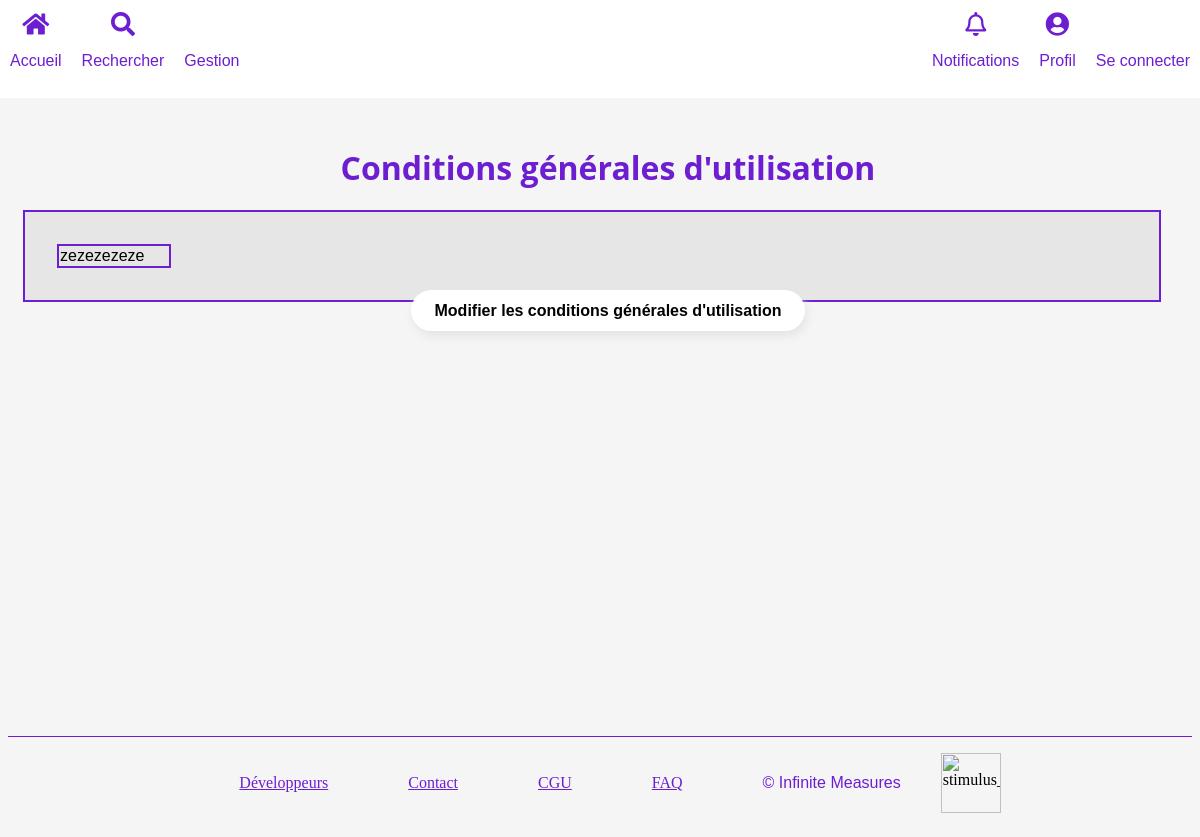
Before: /cgus with the older database file.
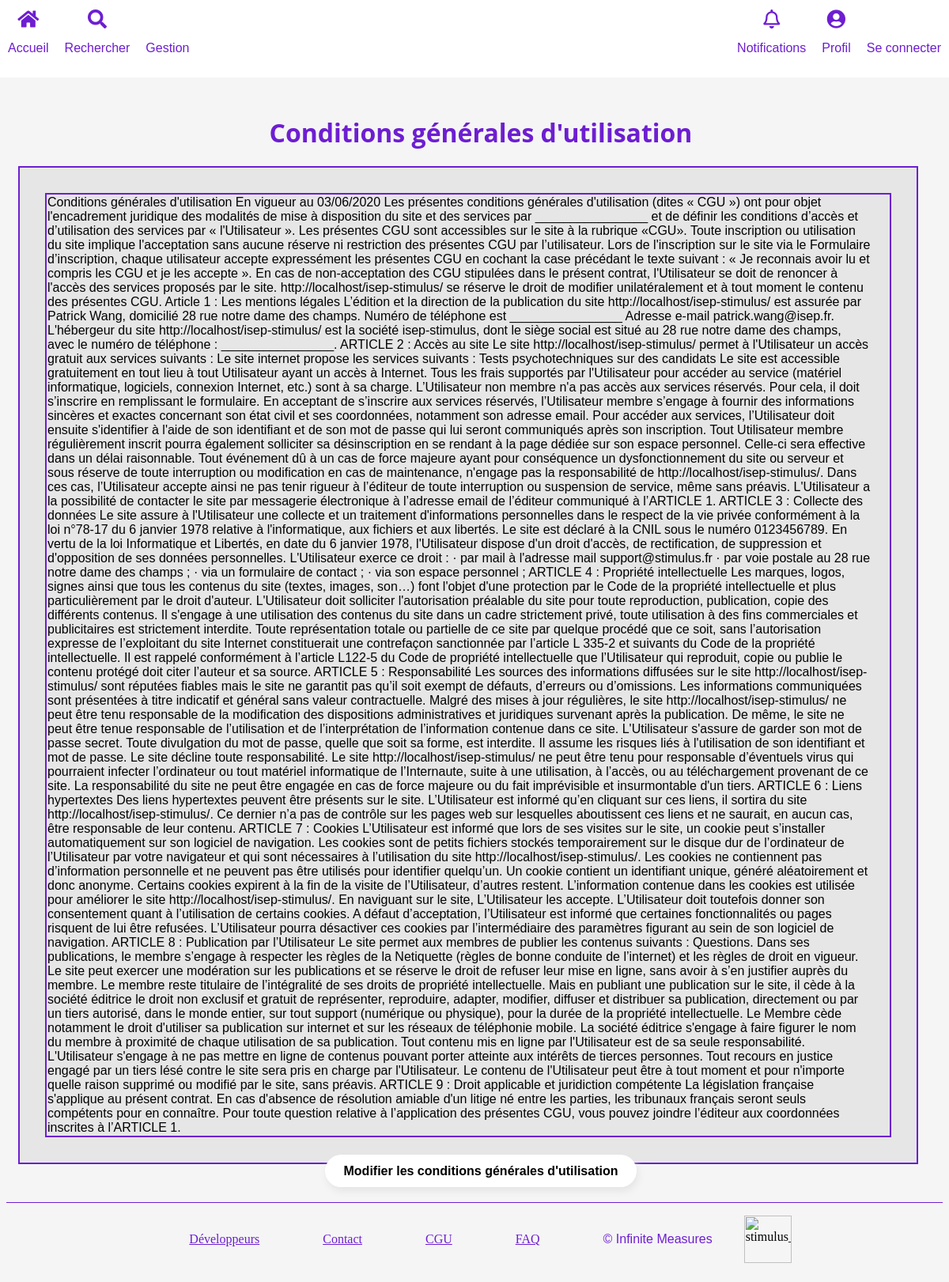
After: the same page with the newer database file.
### tables this page shows
CREATE TABLE IF NOT EXISTS `cgu` (
  `id` int(11) NOT NULL AUTO_INCREMENT,
  `content` longtext NOT NULL,
  PRIMARY KEY (`id`)
);

### app/controllers/Cgus.php (called while the page is built, shortened)
<?php
class Cgus extends Controller {
    public function __construct() {
        $this->cguModel = $this->model('Cgu');
    }
    public function index() {
        $cgus = $this->cguModel->CGU();
        $this->view('cgus/index',$cgus);
    }
}
?>

### app/libraries/Core.php (called while the page is built, shortened)
<?php
  class Core {
    protected $currentMethod = 'index';
    public function __construct() {
      $url = $this->getUrl();
      if (file_exists('../app/controllers/' . ucwords($url[0]). '.php')) {
        unset($url[0]);
      }
      $this->currentController = new $this->currentController;
      $this->params = $url ? array_values($url) : [];
      call_user_func_array([$this->currentController, $this->currentMethod], $this->params);
    }
    public function getUrl() {
      if (isset($_GET['url'])) {
        $url = rtrim($_GET['url'], '/');
        $url = filter_var($url, FILTER_SANITIZE_URL);
        $url = explode('/', $url);
        return $url;
      }
    }
  }
?>

### public/index.php (called while the page is built, shortened)
<?php
  $init = new Core;
?>

### app/libraries/Database.php (called while the page is built, shortened)
<?php
  class Database {
    private $host = DB_HOST;
    private $user = DB_USER;
    private $pass = DB_PASS;
    private $dbname = DB_NAME;
    private $dbh;
    private $stmt;
    public function __construct() {
      $dsn = 'mysql:host=' . $this->host . ';dbname=' . $this->dbname;
      $options = array(
        PDO::ATTR_PERSISTENT => true,
        PDO::ATTR_ERRMODE => PDO::ERRMODE_EXCEPTION
      );
      try {
        $this->dbh = new PDO($dsn, $this->user, $this->pass, $options);
      } catch(PDOException $e) {
        $this->error = $e->getMessage();
        echo $this->error;
      }
    }
    public function query($sql) {
      $this->stmt = $this->dbh->prepare($sql);
    }
    public function execute() {
      try{
      return $this->stmt->execute();
      }
      catch (PDOException $e){
        $this->error = $e->getMessage();
        echo $this->error;
      }
    }
    public function resultSet() {
      $this->execute();
      return $this->stmt->fetchAll(PDO::FETCH_OBJ);
    }
  }
?>

### app/models/Cgu.php (called while the page is built, shortened)
<?php
class Cgu {
    private $db;
    public function __construct() {
        $this->db = new Database;
    }
    public function CGU() {
        $this->db->query('SELECT * FROM cgu ');
        return $cgus=$this->db->resultSet();
    }
}

### app/views/cgus/index.php (the view, shortened to what this page needs)
<?php require APPROOT . '/views/inc/header.php'; ?>
<div class="container text-center">
    <h1>Conditions générales d'utilisation</h1>
    <?php foreach($data as $cgu):?>
        <table class="col-info">
            <tr>
                <td>
                    <p> <?= $cgu->content ?></p>
                </td>
            </tr>
        </table>
    <?php endforeach ; ?>
    <div class="links">
        <a class="btn btn-primary" href="<?php echo URLROOT; ?>cgus/edit">Modifier les conditions générales d'utilisation</a>
    </div>
</div>
<?php require APPROOT . '/views/inc/footer.php'; ?>

Changed rows visible on the page:
removed cgu: content "zezezezeze"
added cgu: content "Conditions générales d'utilisation En vigueur au 03/06/2020 Les présentes conditions générales d'utilisation (dites « CGU ») ont pour objet l'encadrement juridique des modalités de mise à disposition du site et des services par ________________ et de définir les conditions d’accès et d’utilisation des services par « l'Utilisateur ». Les présentes CGU sont accessibles sur le site à la rubrique «CGU». Toute inscription ou utilisation du site implique l'acceptation sans aucune réserve ni restriction des présentes CGU par l’utilisateur. Lors de l'inscription sur le site via le Formulaire d’inscription, chaque utilisateur accepte expressément les présentes CGU en cochant la case précédant le…"
